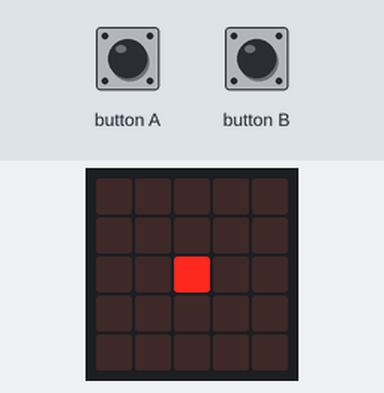
This program was run on a simulated BBC micro:bit running MicroPython. On the bench: the board's 5×5 LED display. Inputs (shaded band) come from the test bench.

Above: at 1.2 s.
1.3 s: button A pressed for 0.15 s
At 2.4 s:
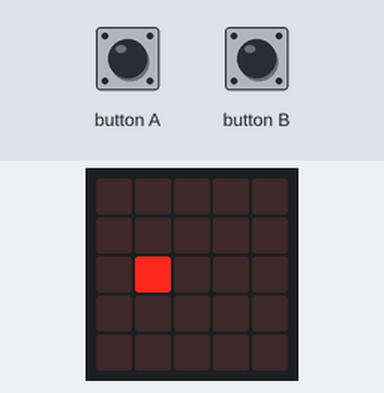
2.9 s: button A pressed for 1 s
At 3.8 s:
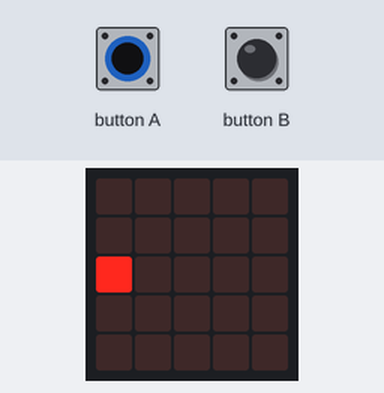
5.4 s: button A pressed for 0.15 s
At 6.0 s:
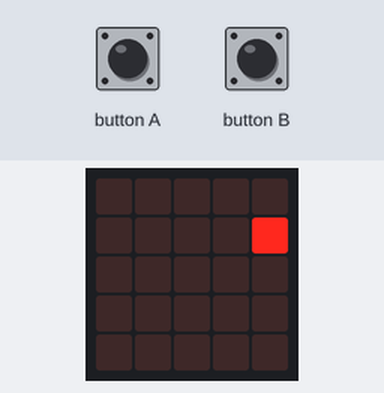
7.0 s: button A pressed for 3.2 s
At 7.3 s:
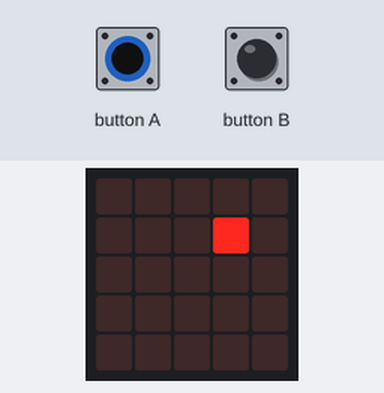
11.7 s: button A pressed for 0.15 s
At 12.6 s:
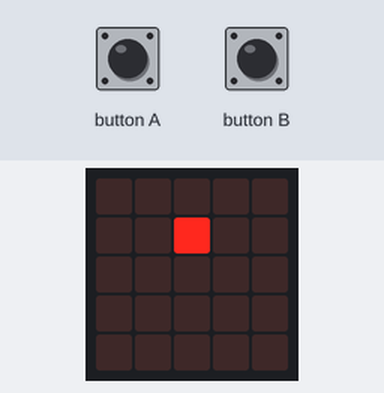
13.3 s: button A pressed for 1 s
At 14.0 s:
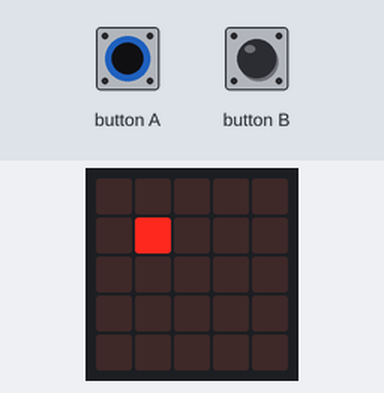
Timing chart, 0 to 16.3 s (numbered marks = the images above; inputs shaded):
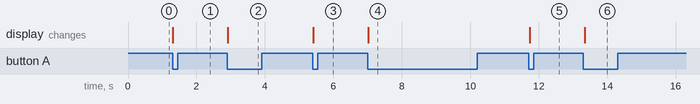

The program:

controller.py
```python
"""An example of a controller that can be moved around the microbit display.

Use the A and B buttons to move.

When moving left, if it reaches the edge of the screen it moves up a row and over
to the right. If moving right, if it reaches the edge it moves down a row and over
to the left. It also wraps when it reaches the top/bottom of the screen.
"""
from microbit import *

controller = {
    'x': 2,
    'y': 2,
}

while True:
    a_press = button_a.was_pressed()
    b_press = button_b.was_pressed()
    if a_press or b_press:
        display.set_pixel(controller['x'], controller['y'], 0)
    if a_press:
        if controller['x'] == 0:
            controller['x'] = 4
            if controller['y'] == 0:
                controller['y'] = 4
            else:
                controller['y'] -= 1
        else:
            controller['x'] -= 1
    elif b_press:
        if controller['x'] == 4:
            controller['x'] = 0
            if controller['y'] == 4:
                controller['y'] = 0
            else:
                controller['y'] += 1
        else:
            controller['x'] += 1
    display.set_pixel(controller['x'], controller['y'], 9)
    sleep(100)
```

Measured:
- after the input at 1.3 s, the display: changes at once (image 1)
- after the input at 2.9 s, the display: changes at once (image 2)
- after the input at 5.4 s, the display: changes at once (image 3)
- after the input at 7.0 s, the display: changes at once (image 4)
- after the input at 11.7 s, the display: changes at once (image 5)
- after the input at 13.3 s, the display: changes at once (image 6)
